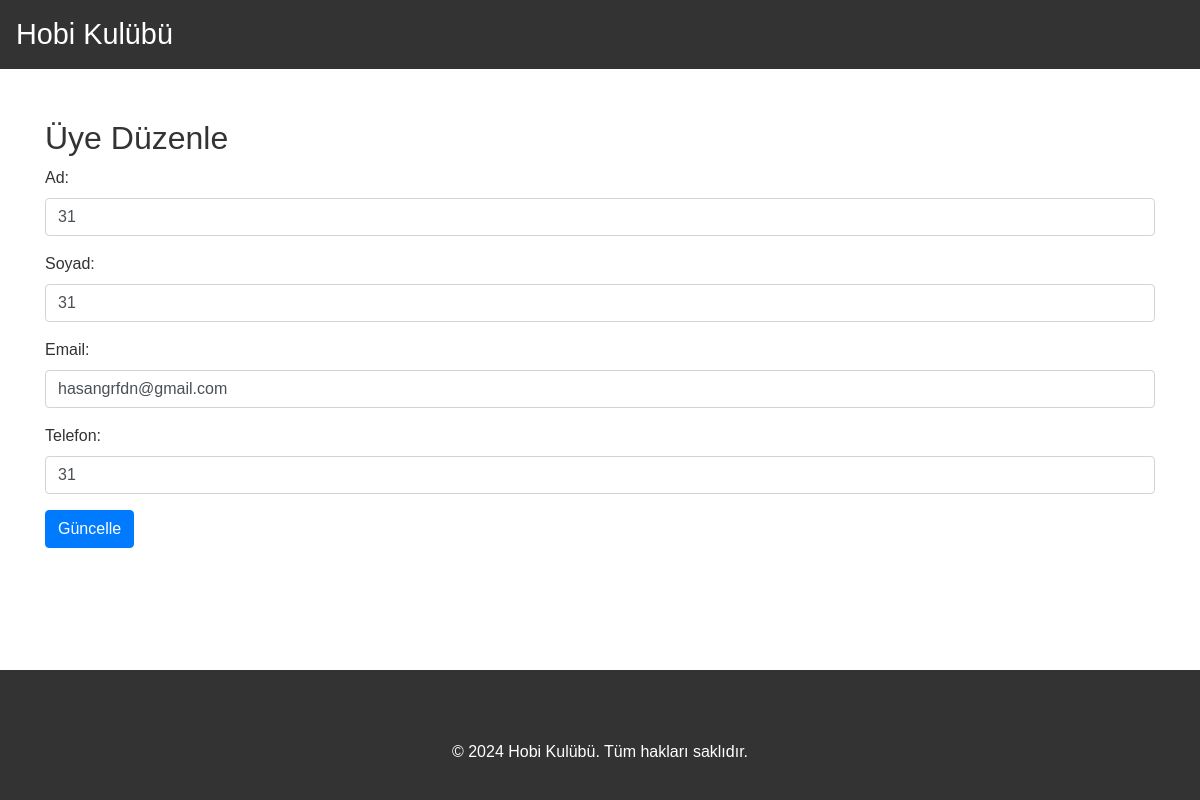
Screenshot of /uye_duzenle.php?id=20 (signed in) with the database file from the repository.
### tables this page shows
CREATE TABLE `uyeler` (
  `id` int(11) NOT NULL,
  `ad` varchar(100) DEFAULT NULL,
  `soyad` varchar(100) DEFAULT NULL,
  `email` varchar(100) DEFAULT NULL,
  `telefon` varchar(15) DEFAULT NULL,
  `kullanici_adi` varchar(50) DEFAULT NULL,
  `sifre` varchar(255) DEFAULT NULL
);

### uye_duzenle.php (the view, shortened to what this page needs)
<?php
include 'config.php';
if (isset($_GET['id'])) {
    $id = $_GET['id'];
    $sql = "SELECT * FROM uyeler WHERE id=$id";
    $result = $conn->query($sql);
    if ($result->num_rows > 0) {
        $row = $result->fetch_assoc();
    } else {
        echo "Üye bulunamadı.";
        exit;
    }
}
?>
<!DOCTYPE html>
<html lang="tr">
<head>
    <link rel="stylesheet" href="https://maxcdn.bootstrapcdn.com/bootstrap/4.5.2/css/bootstrap.min.css">
    <link rel="stylesheet" href="css/style.css">
</head>
<body>
    <nav class="navbar navbar-expand-lg">
        <a class="navbar-brand" href="index.php">Hobi Kulübü</a>
    </nav>
    <div class="container">
        <h2>Üye Düzenle</h2>
        <form method="post" action="<?php echo htmlspecialchars($_SERVER["PHP_SELF"]); ?>">
            <div class="form-group">
                <label for="ad">Ad:</label>
                <input type="text" class="form-control" id="ad" name="ad" value="<?php echo $row['ad']; ?>" required>
            </div>
            <div class="form-group">
                <label for="soyad">Soyad:</label>
                <input type="text" class="form-control" id="soyad" name="soyad" value="<?php echo $row['soyad']; ?>" required>
            </div>
            <div class="form-group">
                <label for="email">Email:</label>
                <input type="email" class="form-control" id="email" name="email" value="<?php echo $row['email']; ?>" required>
            </div>
            <div class="form-group">
                <label for="telefon">Telefon:</label>
                <input type="text" class="form-control" id="telefon" name="telefon" value="<?php echo $row['telefon']; ?>" required>
            </div>
            <button type="submit" class="btn btn-primary">Güncelle</button>
        </form>
    </div>
    <footer class="footer mt-4">
        <div class="container">
            <p>&copy; 2024 Hobi Kulübü. Tüm hakları saklıdır.</p>
        </div>
    </footer>
</body>
</html>

### style.css (style rules this page uses)
body { background-color: #f0f0f0; color: #333; font-family: Arial, sans-serif; }
.navbar { background-color: #333; }
.navbar-brand { font-size: 1.8em; color: #fff !important; }
.footer { background-color: #333; color: #fff; text-align: center; padding: 20px 0; }
.container h2 { color: #333; }
.footer { position: fixed; left: 0; bottom: 0; width: 100%; background-color: #333; color: #fff; text-align: center; padding: 20px 0; z-index: 9999; }

### uye_duzenle.php (style rules this page uses)
body { background: url('123.jpg') no-repeat center center; background-size: cover; }
.navbar { background-color: #333; }
.navbar-brand { font-size: 1.8em; color: #fff; }
.footer { background-color: #333; color: #fff; text-align: center; padding: 20px 0; }
.container { margin-top: 50px; }

### rows the page displays
uyeler: ad "31", soyad "31", email "hasangrfdn@gmail.com", telefon "31"
